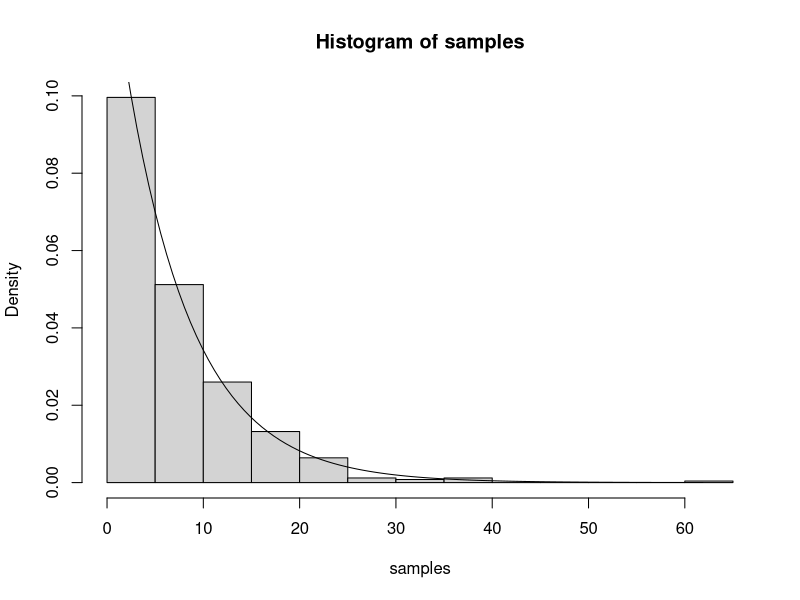
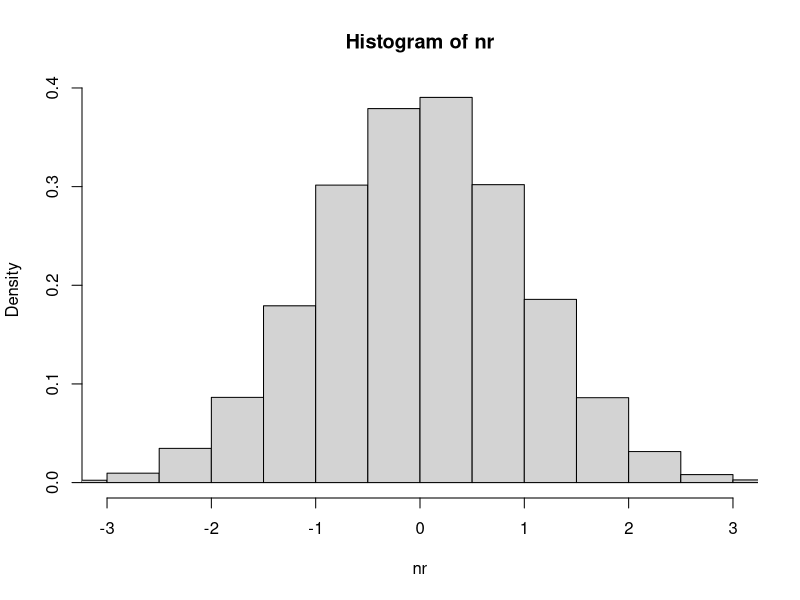
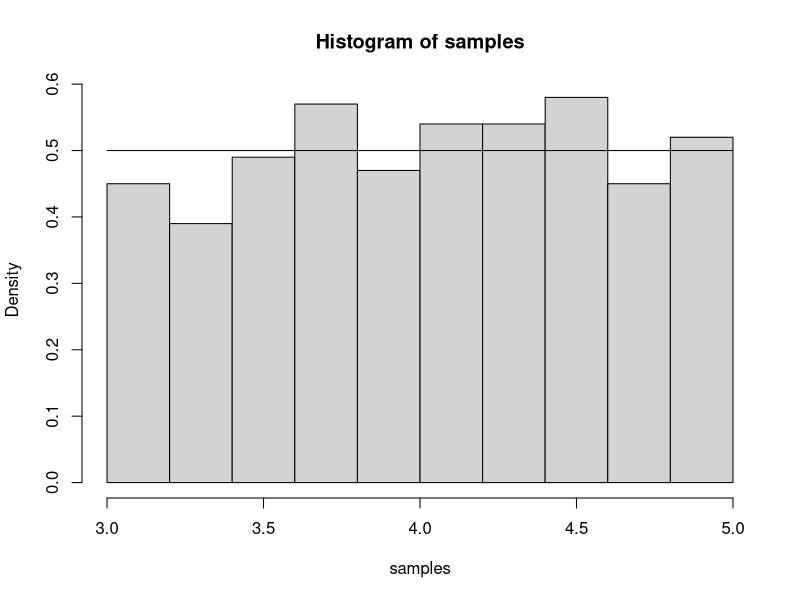
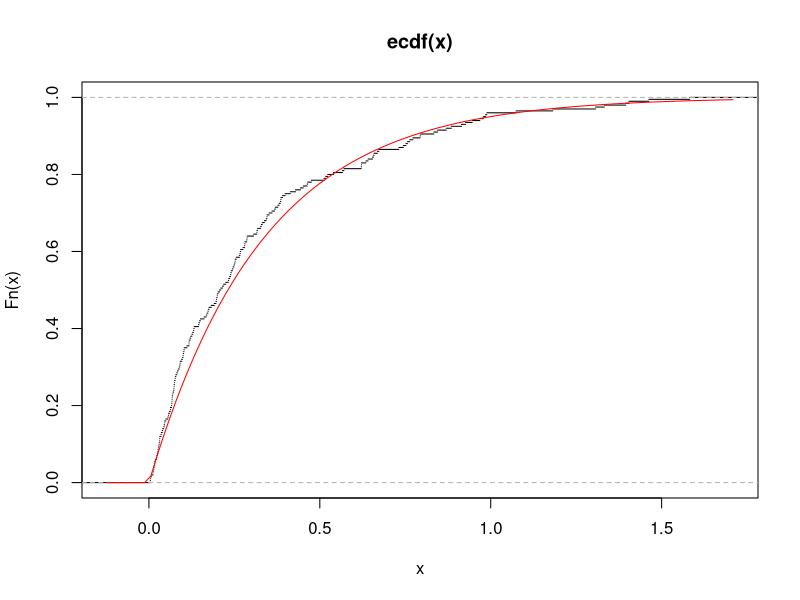

R code for these plots, in order:
#task33
samples <- rexp(500, 1/7)  
hist(samples, probability=TRUE)
curve(dexp(x, 1/7), from=0, to=max(samples), add=TRUE, lwd=1)



nr <- rnorm(50000, 0, 1)
hist(nr, probability=TRUE, xlim=c(-3,3))

#task32
samples <- runif(500, 3, 5)
hist(samples, probability=TRUE)
curve(dunif(x, 3, 5), from=3, to=5, add=TRUE, lwd=1)

#task36
samples <- rexp(200, 3)
plot.ecdf(samples, do.points=FALSE)
curve(pexp(x, 3), add=TRUE, col="red")

#task41!!!
## X - orange juice in a bottle
## X ~ U(495, 502)
## a) P(X > 500) = 1 - P(X <= 500)   because we prefer to work with < when we are working with probabilities
1 - punif(500, 495, 502)

## b) P(X > v) = 0.8,  P(X <= v) = 0.2
qunif(0.2, 495, 502)

#task42
## X - time until problem
## X ~ Exp(1/4)
## a) P(X > 3) = 1 - P(X <= 3)
1 - pexp(3, 1/4)

## b) P(X <= 2)
pexp(2, 1/4)

## c) P(X > 6 | X > 3) = ... = P(X > 6) / P(X > 3)
(1 - pexp(6, 1/4)) / (1 - pexp(3, 1/4))
